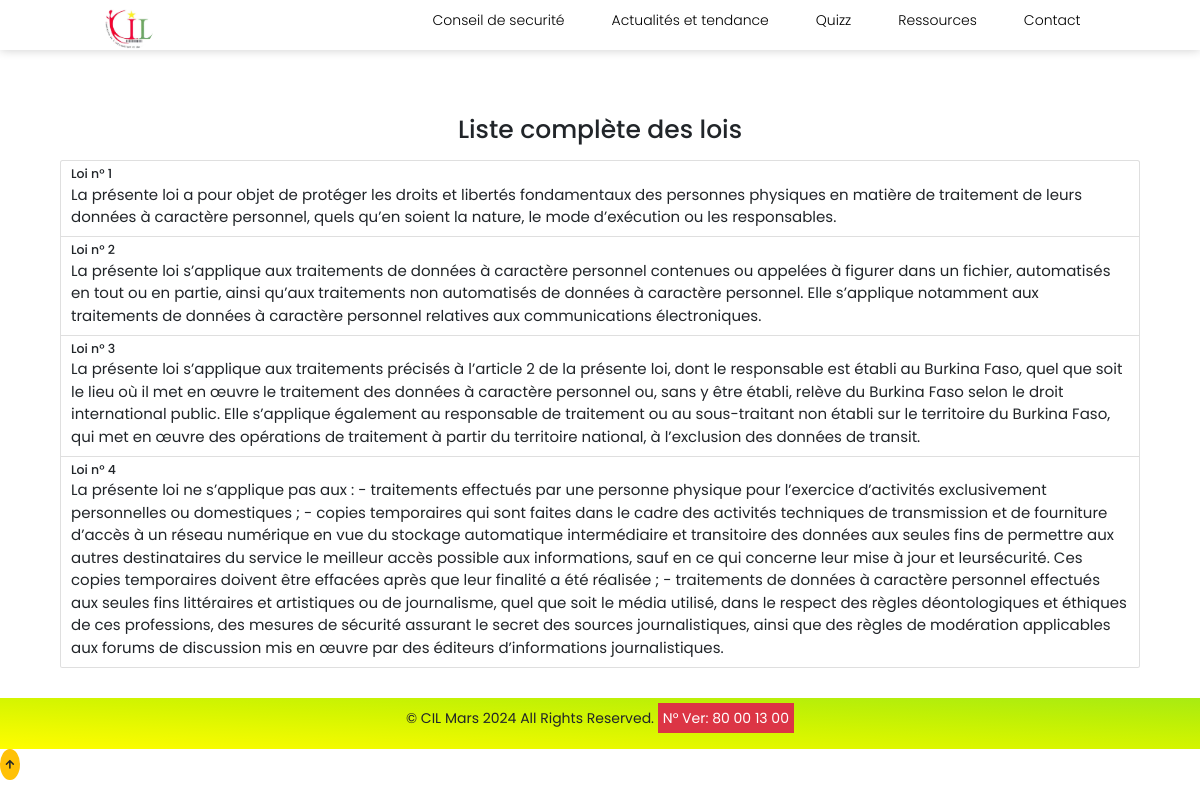
The app's page /lois/ with its own data.
### app/models.py (models this page shows, shortened)
class Loi(models.Model):
    numero_article = models.IntegerField(unique=True)
    titre = models.ForeignKey(Titre_loi, on_delete=models.CASCADE, related_name='loi')
    chapitre = models.ForeignKey(Chapitre_loi, on_delete=models.CASCADE, related_name='loi')
    description = models.TextField()
    date_publication = models.DateTimeField(auto_now_add=True)

### app/views.py (the view)
# urls.py: path('lois/', views.all_lois, name='all_lois'),
def all_lois(request):
    lois = Loi.objects.all()
    return render(request, 'app/all_lois.html', {'lois': lois})

### app/templates/app/all_lois.html (shortened to what this page needs)
{% extends 'app/base.html' %}
{% block content %}
{% load static %}
    <div class="container mt-5 fs-4">
        <h1 class="text-center mb-4">Liste complète des lois</h1>
        <div class="list-group">
            {% for loi in lois %}
            <a href="#" class="list-group-item list-group-item-action">
                <h5 class="mb-1">Loi n° {{ loi.numero_article }}</h5>
                <p class="mb-1">{{ loi.description }}</p>
            </a>
            {% endfor %}
        </div>
    </div>
{% endblock content %}

### app/static/app/css/main.css (style rules this page uses)
* { margin: 0; padding: 0; font-family: "Poppins" , sans-serif; box-sizing: border-box; transition: all.2s linear; text-decoration: none; border: none; }
html { font-size: 62.5%; overflow-x: hidden; scroll-padding-top: 7em; scroll-behavior: smooth; }
body { position: relative; }

### app/static/app/css/quiz.css (style rules this page uses)
* { padding: 0; margin: 0; box-sizing: border-box; }
:root { --light-purple-color: #8854C0; --light-color: #fff; --dark-color: #000; --grey-color: #f2f2f2; --transition: all 300ms ease-in-out; }
body { min-height: 100vh; font-family: 'Poppins', sans-serif; color: var(--dark-color); background: var(--grey-color); }

### records on screen
Loi: numero_article "1", description "La présente loi a pour objet de protéger les droits et libertés fondamentaux des personnes physiques en matière de traitement de leurs données à caractère personnel, quels qu’en soient la nature, le mode d’exécution ou les responsables."
Loi: numero_article "2", description "La présente loi s’applique aux traitements de données à caractère personnel contenues ou appelées à figurer dans un fichier, automatisés en tout ou en partie, ainsi qu’aux traitements non automatisés de données à caractère personnel. Elle s’applique notamment aux traitements de données à caractère personnel relatives aux communications électroniques."
Loi: numero_article "3", description "La présente loi s’applique aux traitements précisés à l’article 2 de la présente loi, dont le responsable est établi au Burkina Faso, quel que soit le lieu où il met en œuvre le traitement des données à caractère personnel ou, sans y être établi, relève du Burkina Faso selon le droit international public. Elle s’applique également au responsable de traitement ou au sous-traitant non établi sur le territoire du Burkina Faso, qui met en œuvre des opérations de traitement à partir du territoire national, à l’exclusion des données de transit."
Loi: numero_article "4", description "La présente loi ne s’applique pas aux : - traitements effectués par une personne physique pour l’exercice d’activités exclusivement personnelles ou domestiques ; - copies temporaires qui sont faites dans le cadre des activités techniques de transmission et de fourniture d’accès à un réseau numérique en vue du stockage automatique intermédiaire et transitoire des données aux seules fins de permettre aux autres destinataires du service le meilleur accès possible aux informations, sauf en ce qui concerne leur mise à jour et leursécurité. Ces copies temporaires doivent être effacées après que leur finalité a été réalisée ; - traitements de données à caractère personnel effectués aux seules fins…"
